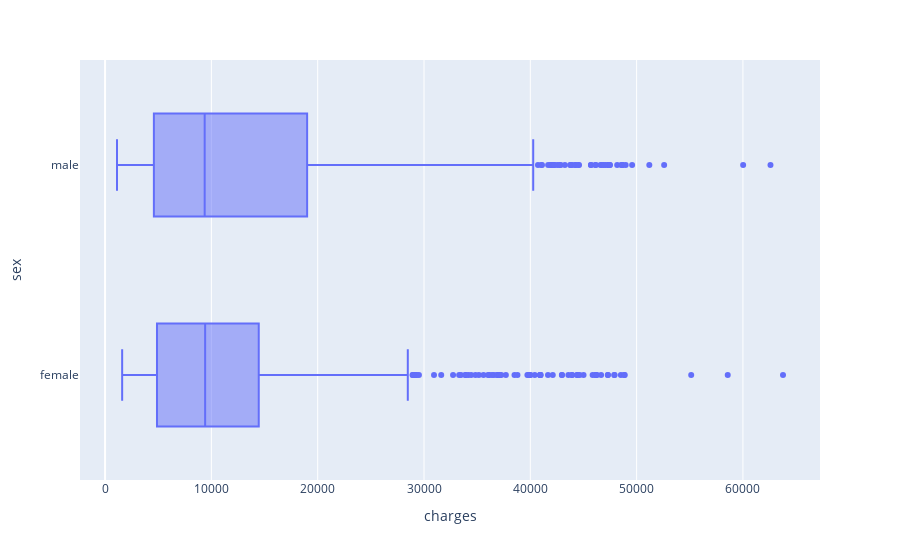

Notebook source saved alongside this figure:
### Code cell
fig = px.box(data_frame= data, x = 'charges', y = 'sex' )
fig.update_layout(
    xaxis = dict(tickformat = ".0f")
)
fig.show()

### Figure 1 — Plotly figure (JSON) as saved in the notebook; plotly's stock layout.template omitted (floating-point values rounded to 4 significant figures; data arrays with more than 128 entries replaced by an {"elided": "..."} marker saying what was removed)
{"data": [{"alignmentgroup": "True", "hovertemplate": "charges=%{x}<br>sex=%{y}<extra></extra>", "legendgroup": "", "marker": {"color": "#636efa"}, "name": "", "notched": false, "offsetgroup": "", "orientation": "h", "showlegend": false, "type": "box", "x": {"elided": "1338 float values"}, "x0": " ", "xaxis": "x", "y": {"elided": "1338 str values"}, "y0": " ", "yaxis": "y"}], "layout": {"boxmode": "group", "legend": {"tracegroupgap": 0}, "margin": {"t": 60}, "xaxis": {"anchor": "y", "domain": [0, 1], "tickformat": ".0f", "title": {"text": "charges"}}, "yaxis": {"anchor": "x", "domain": [0, 1], "title": {"text": "sex"}}}}
